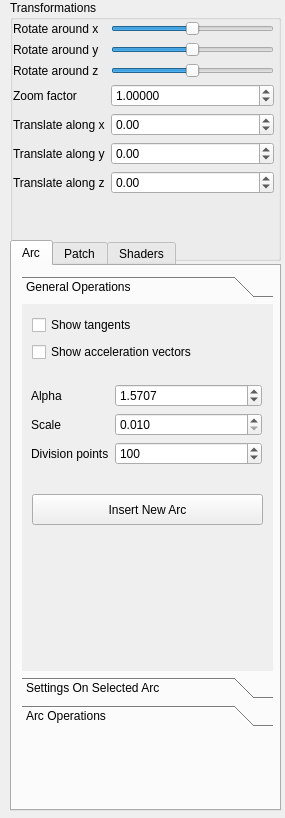
<?xml version="1.0" encoding="UTF-8"?>
<ui version="4.0">
 <class>SideWidget</class>
 <widget class="QWidget" name="SideWidget">
  <property name="geometry">
   <rect>
    <x>0</x>
    <y>0</y>
    <width>285</width>
    <height>818</height>
   </rect>
  </property>
  <property name="sizePolicy">
   <sizepolicy hsizetype="Fixed" vsizetype="Preferred">
    <horstretch>0</horstretch>
    <verstretch>0</verstretch>
   </sizepolicy>
  </property>
  <property name="minimumSize">
   <size>
    <width>269</width>
    <height>0</height>
   </size>
  </property>
  <property name="windowTitle">
   <string>Form</string>
  </property>
  <widget class="QGroupBox" name="groupBox">
   <property name="geometry">
    <rect>
     <x>10</x>
     <y>0</y>
     <width>271</width>
     <height>261</height>
    </rect>
   </property>
   <property name="title">
    <string>Transformations</string>
   </property>
   <widget class="QWidget" name="layoutWidget">
    <property name="geometry">
     <rect>
      <x>3</x>
      <y>21</y>
      <width>261</width>
      <height>198</height>
     </rect>
    </property>
    <layout class="QFormLayout" name="formLayout">
     <item row="0" column="0">
      <widget class="QLabel" name="label">
       <property name="text">
        <string>Rotate around x</string>
       </property>
       <property name="buddy">
        <cstring>rotate_x_slider</cstring>
       </property>
      </widget>
     </item>
     <item row="0" column="1">
      <widget class="QSlider" name="rotate_x_slider">
       <property name="minimum">
        <number>-180</number>
       </property>
       <property name="maximum">
        <number>180</number>
       </property>
       <property name="orientation">
        <enum>Qt::Horizontal</enum>
       </property>
      </widget>
     </item>
     <item row="1" column="0">
      <widget class="QLabel" name="label_2">
       <property name="text">
        <string>Rotate around y</string>
       </property>
       <property name="buddy">
        <cstring>rotate_y_slider</cstring>
       </property>
      </widget>
     </item>
     <item row="1" column="1">
      <widget class="QSlider" name="rotate_y_slider">
       <property name="minimum">
        <number>-180</number>
       </property>
       <property name="maximum">
        <number>180</number>
       </property>
       <property name="orientation">
        <enum>Qt::Horizontal</enum>
       </property>
      </widget>
     </item>
     <item row="2" column="0">
      <widget class="QLabel" name="label_3">
       <property name="text">
        <string>Rotate around z</string>
       </property>
       <property name="buddy">
        <cstring>rotate_z_slider</cstring>
       </property>
      </widget>
     </item>
     <item row="2" column="1">
      <widget class="QSlider" name="rotate_z_slider">
       <property name="minimum">
        <number>-180</number>
       </property>
       <property name="maximum">
        <number>180</number>
       </property>
       <property name="orientation">
        <enum>Qt::Horizontal</enum>
       </property>
      </widget>
     </item>
     <item row="3" column="0">
      <widget class="QLabel" name="label_4">
       <property name="text">
        <string>Zoom factor</string>
       </property>
       <property name="buddy">
        <cstring>zoom_factor_spin_box</cstring>
       </property>
      </widget>
     </item>
     <item row="3" column="1">
      <widget class="QDoubleSpinBox" name="zoom_factor_spin_box">
       <property name="toolTip">
        <string/>
       </property>
       <property name="decimals">
        <number>5</number>
       </property>
       <property name="minimum">
        <double>0.000100000000000</double>
       </property>
       <property name="maximum">
        <double>10000.000000000000000</double>
       </property>
       <property name="singleStep">
        <double>0.100000000000000</double>
       </property>
       <property name="value">
        <double>1.000000000000000</double>
       </property>
      </widget>
     </item>
     <item row="4" column="0">
      <widget class="QLabel" name="label_5">
       <property name="text">
        <string>Translate along x</string>
       </property>
       <property name="buddy">
        <cstring>trans_x_spin_box</cstring>
       </property>
      </widget>
     </item>
     <item row="4" column="1">
      <widget class="QDoubleSpinBox" name="trans_x_spin_box">
       <property name="minimum">
        <double>-100.000000000000000</double>
       </property>
       <property name="maximum">
        <double>100.000000000000000</double>
       </property>
       <property name="singleStep">
        <double>0.100000000000000</double>
       </property>
      </widget>
     </item>
     <item row="5" column="0">
      <widget class="QLabel" name="label_6">
       <property name="text">
        <string>Translate along y</string>
       </property>
       <property name="buddy">
        <cstring>trans_y_spin_box</cstring>
       </property>
      </widget>
     </item>
     <item row="5" column="1">
      <widget class="QDoubleSpinBox" name="trans_y_spin_box">
       <property name="minimum">
        <double>-100.000000000000000</double>
       </property>
       <property name="maximum">
        <double>100.000000000000000</double>
       </property>
       <property name="singleStep">
        <double>0.100000000000000</double>
       </property>
      </widget>
     </item>
     <item row="6" column="0">
      <widget class="QLabel" name="label_7">
       <property name="text">
        <string>Translate along z</string>
       </property>
       <property name="buddy">
        <cstring>trans_z_spin_box</cstring>
       </property>
      </widget>
     </item>
     <item row="6" column="1">
      <widget class="QDoubleSpinBox" name="trans_z_spin_box">
       <property name="minimum">
        <double>-100.000000000000000</double>
       </property>
       <property name="maximum">
        <double>100.000000000000000</double>
       </property>
       <property name="singleStep">
        <double>0.100000000000000</double>
       </property>
      </widget>
     </item>
    </layout>
   </widget>
  </widget>
  <widget class="QTabWidget" name="tab_widget">
   <property name="geometry">
    <rect>
     <x>10</x>
     <y>240</y>
     <width>271</width>
     <height>571</height>
    </rect>
   </property>
   <property name="currentIndex">
    <number>0</number>
   </property>
   <widget class="QWidget" name="tab_3">
    <attribute name="title">
     <string>Arc</string>
    </attribute>
    <widget class="QToolBox" name="toolBox">
     <property name="geometry">
      <rect>
       <x>10</x>
       <y>10</y>
       <width>251</width>
       <height>451</height>
      </rect>
     </property>
     <property name="currentIndex">
      <number>0</number>
     </property>
     <widget class="QWidget" name="page_3">
      <property name="geometry">
       <rect>
        <x>0</x>
        <y>0</y>
        <width>251</width>
        <height>358</height>
       </rect>
      </property>
      <attribute name="label">
       <string>General Operations</string>
      </attribute>
      <widget class="QWidget" name="gridLayoutWidget">
       <property name="geometry">
        <rect>
         <x>10</x>
         <y>10</y>
         <width>231</width>
         <height>51</height>
        </rect>
       </property>
       <layout class="QGridLayout" name="gridLayout">
        <item row="0" column="0">
         <widget class="QCheckBox" name="show_arc_tangents_checkbox">
          <property name="text">
           <string>Show tangents</string>
          </property>
         </widget>
        </item>
        <item row="1" column="0">
         <widget class="QCheckBox" name="show_arc_acc_vectors_checkbox">
          <property name="text">
           <string>Show acceleration vectors</string>
          </property>
         </widget>
        </item>
       </layout>
      </widget>
      <widget class="QWidget" name="formLayoutWidget_5">
       <property name="geometry">
        <rect>
         <x>9</x>
         <y>80</y>
         <width>231</width>
         <height>101</height>
        </rect>
       </property>
       <layout class="QFormLayout" name="formLayout_6">
        <item row="0" column="0">
         <widget class="QLabel" name="label_20">
          <property name="text">
           <string>Alpha</string>
          </property>
         </widget>
        </item>
        <item row="0" column="1">
         <widget class="QDoubleSpinBox" name="arc_alpha_spinbox">
          <property name="decimals">
           <number>4</number>
          </property>
          <property name="minimum">
           <double>0.000100000000000</double>
          </property>
          <property name="maximum">
           <double>3.141500000000000</double>
          </property>
          <property name="singleStep">
           <double>0.010000000000000</double>
          </property>
          <property name="value">
           <double>1.570700000000000</double>
          </property>
         </widget>
        </item>
        <item row="1" column="0">
         <widget class="QLabel" name="label_25">
          <property name="text">
           <string>Scale</string>
          </property>
         </widget>
        </item>
        <item row="1" column="1">
         <widget class="QDoubleSpinBox" name="arc_scale_spinbox">
          <property name="decimals">
           <number>3</number>
          </property>
          <property name="minimum">
           <double>0.010000000000000</double>
          </property>
          <property name="maximum">
           <double>100.000000000000000</double>
          </property>
          <property name="singleStep">
           <double>0.010000000000000</double>
          </property>
         </widget>
        </item>
        <item row="2" column="0">
         <widget class="QLabel" name="label_26">
          <property name="text">
           <string>Division points</string>
          </property>
         </widget>
        </item>
        <item row="2" column="1">
         <widget class="QSpinBox" name="arc_div_point_spinbox">
          <property name="minimum">
           <number>10</number>
          </property>
          <property name="maximum">
           <number>200</number>
          </property>
          <property name="value">
           <number>100</number>
          </property>
         </widget>
        </item>
       </layout>
      </widget>
      <widget class="QToolButton" name="insert_arc_button">
       <property name="geometry">
        <rect>
         <x>10</x>
         <y>190</y>
         <width>231</width>
         <height>31</height>
        </rect>
       </property>
       <property name="text">
        <string>Insert New Arc</string>
       </property>
      </widget>
     </widget>
     <widget class="QWidget" name="page_4">
      <property name="geometry">
       <rect>
        <x>0</x>
        <y>0</y>
        <width>251</width>
        <height>358</height>
       </rect>
      </property>
      <attribute name="label">
       <string>Settings On Selected Arc</string>
      </attribute>
      <widget class="QWidget" name="formLayoutWidget_4">
       <property name="geometry">
        <rect>
         <x>10</x>
         <y>7</y>
         <width>231</width>
         <height>261</height>
        </rect>
       </property>
       <layout class="QFormLayout" name="formLayout_5">
        <item row="1" column="0">
         <widget class="QLabel" name="label_27">
          <property name="text">
           <string>Control point</string>
          </property>
         </widget>
        </item>
        <item row="1" column="1">
         <widget class="QSpinBox" name="arc_cp_spinbox">
          <property name="minimum">
           <number>0</number>
          </property>
          <property name="maximum">
           <number>3</number>
          </property>
          <property name="value">
           <number>0</number>
          </property>
         </widget>
        </item>
        <item row="2" column="0">
         <widget class="QLabel" name="label_28">
          <property name="text">
           <string>X</string>
          </property>
         </widget>
        </item>
        <item row="2" column="1">
         <widget class="QDoubleSpinBox" name="arc_cp_translate_x_spinbox">
          <property name="minimum">
           <double>-99.989999999999995</double>
          </property>
          <property name="singleStep">
           <double>0.100000000000000</double>
          </property>
         </widget>
        </item>
        <item row="3" column="0">
         <widget class="QLabel" name="label_29">
          <property name="text">
           <string>Y</string>
          </property>
         </widget>
        </item>
        <item row="4" column="0">
         <widget class="QLabel" name="label_30">
          <property name="text">
           <string>Z</string>
          </property>
         </widget>
        </item>
        <item row="3" column="1">
         <widget class="QDoubleSpinBox" name="arc_cp_translate_y_spinbox">
          <property name="minimum">
           <double>-99.989999999999995</double>
          </property>
          <property name="singleStep">
           <double>0.100000000000000</double>
          </property>
         </widget>
        </item>
        <item row="4" column="1">
         <widget class="QDoubleSpinBox" name="arc_cp_translate_z_spinbox">
          <property name="minimum">
           <double>-99.989999999999995</double>
          </property>
          <property name="singleStep">
           <double>0.100000000000000</double>
          </property>
         </widget>
        </item>
        <item row="0" column="0">
         <widget class="QLabel" name="label_31">
          <property name="text">
           <string>Selected Arc</string>
          </property>
         </widget>
        </item>
        <item row="0" column="1">
         <widget class="QSpinBox" name="selected_foat_arc_spinBox">
          <property name="minimum">
           <number>0</number>
          </property>
          <property name="maximum">
           <number>100</number>
          </property>
          <property name="value">
           <number>0</number>
          </property>
         </widget>
        </item>
        <item row="5" column="1">
         <widget class="QDoubleSpinBox" name="translate_arc_along_x_spinbox">
          <property name="minimum">
           <double>-100.000000000000000</double>
          </property>
          <property name="maximum">
           <double>100.000000000000000</double>
          </property>
          <property name="singleStep">
           <double>0.100000000000000</double>
          </property>
         </widget>
        </item>
        <item row="6" column="1">
         <widget class="QDoubleSpinBox" name="translate_arc_along_y_spinbox">
          <property name="minimum">
           <double>-100.000000000000000</double>
          </property>
          <property name="maximum">
           <double>100.000000000000000</double>
          </property>
          <property name="singleStep">
           <double>0.100000000000000</double>
          </property>
          <property name="stepType">
           <enum>QAbstractSpinBox::DefaultStepType</enum>
          </property>
         </widget>
        </item>
        <item row="7" column="1">
         <widget class="QDoubleSpinBox" name="translate_arc_along_z_spinbox">
          <property name="minimum">
           <double>-100.000000000000000</double>
          </property>
          <property name="maximum">
           <double>100.000000000000000</double>
          </property>
          <property name="singleStep">
           <double>0.100000000000000</double>
          </property>
          <property name="value">
           <double>0.000000000000000</double>
          </property>
         </widget>
        </item>
        <item row="5" column="0">
         <widget class="QLabel" name="label_32">
          <property name="text">
           <string>Translate along x</string>
          </property>
         </widget>
        </item>
        <item row="6" column="0">
         <widget class="QLabel" name="label_33">
          <property name="text">
           <string>Translate along y</string>
          </property>
         </widget>
        </item>
        <item row="7" column="0">
         <widget class="QLabel" name="label_34">
          <property name="text">
           <string>Translate along z</string>
          </property>
         </widget>
        </item>
       </layout>
      </widget>
      <widget class="QToolButton" name="delete_selected_arc_button">
       <property name="geometry">
        <rect>
         <x>10</x>
         <y>280</y>
         <width>231</width>
         <height>31</height>
        </rect>
       </property>
       <property name="text">
        <string>Delete Selected Arc</string>
       </property>
      </widget>
     </widget>
     <widget class="QWidget" name="page_6">
      <property name="geometry">
       <rect>
        <x>0</x>
        <y>0</y>
        <width>251</width>
        <height>358</height>
       </rect>
      </property>
      <attribute name="label">
       <string>Arc Operations</string>
      </attribute>
      <widget class="QToolButton" name="continue_selected_arc_button">
       <property name="geometry">
        <rect>
         <x>10</x>
         <y>10</y>
         <width>231</width>
         <height>31</height>
        </rect>
       </property>
       <property name="minimumSize">
        <size>
         <width>57</width>
         <height>0</height>
        </size>
       </property>
       <property name="text">
        <string>Continue</string>
       </property>
      </widget>
      <widget class="QToolButton" name="join_selected_arcs_button">
       <property name="geometry">
        <rect>
         <x>10</x>
         <y>50</y>
         <width>231</width>
         <height>31</height>
        </rect>
       </property>
       <property name="text">
        <string>Join</string>
       </property>
       <property name="popupMode">
        <enum>QToolButton::DelayedPopup</enum>
       </property>
      </widget>
      <widget class="QToolButton" name="merge_selected_arcs_button">
       <property name="geometry">
        <rect>
         <x>10</x>
         <y>90</y>
         <width>231</width>
         <height>31</height>
        </rect>
       </property>
       <property name="text">
        <string>Merge</string>
       </property>
      </widget>
     </widget>
    </widget>
   </widget>
   <widget class="QWidget" name="tab_2">
    <attribute name="title">
     <string>Patch</string>
    </attribute>
    <widget class="QToolBox" name="tool_box">
     <property name="geometry">
      <rect>
       <x>10</x>
       <y>10</y>
       <width>251</width>
       <height>521</height>
      </rect>
     </property>
     <property name="currentIndex">
      <number>2</number>
     </property>
     <widget class="QWidget" name="page">
      <property name="geometry">
       <rect>
        <x>0</x>
        <y>0</y>
        <width>251</width>
        <height>397</height>
       </rect>
      </property>
      <attribute name="label">
       <string>General Operations</string>
      </attribute>
      <widget class="QWidget" name="formLayoutWidget_6">
       <property name="geometry">
        <rect>
         <x>10</x>
         <y>90</y>
         <width>231</width>
         <height>91</height>
        </rect>
       </property>
       <layout class="QFormLayout" name="formLayout_7">
        <item row="0" column="0">
         <widget class="QLabel" name="label_12">
          <property name="text">
           <string>Alpha U</string>
          </property>
         </widget>
        </item>
        <item row="0" column="1">
         <widget class="QDoubleSpinBox" name="cp_alpha_u_spin_box">
          <property name="decimals">
           <number>4</number>
          </property>
          <property name="maximum">
           <double>3.141500000000000</double>
          </property>
          <property name="singleStep">
           <double>0.010000000000000</double>
          </property>
          <property name="value">
           <double>1.570700000000000</double>
          </property>
         </widget>
        </item>
        <item row="1" column="0">
         <widget class="QLabel" name="label_17">
          <property name="text">
           <string>Alpha V</string>
          </property>
         </widget>
        </item>
        <item row="1" column="1">
         <widget class="QDoubleSpinBox" name="cp_alpha_v_spin_box">
          <property name="decimals">
           <number>4</number>
          </property>
          <property name="maximum">
           <double>3.141500000000000</double>
          </property>
          <property name="singleStep">
           <double>0.010000000000000</double>
          </property>
          <property name="value">
           <double>1.570700000000000</double>
          </property>
         </widget>
        </item>
        <item row="2" column="0">
         <widget class="QLabel" name="label_19">
          <property name="text">
           <string>Scale</string>
          </property>
         </widget>
        </item>
        <item row="2" column="1">
         <widget class="QDoubleSpinBox" name="uv_scale_spin_box">
          <property name="singleStep">
           <double>0.100000000000000</double>
          </property>
          <property name="value">
           <double>1.000000000000000</double>
          </property>
         </widget>
        </item>
       </layout>
      </widget>
      <widget class="QWidget" name="verticalLayoutWidget">
       <property name="geometry">
        <rect>
         <x>10</x>
         <y>0</y>
         <width>234</width>
         <height>80</height>
        </rect>
       </property>
       <layout class="QVBoxLayout" name="verticalLayout">
        <item>
         <widget class="QCheckBox" name="uv_normal_vectors_check_box">
          <property name="text">
           <string>Visibility of normal vectors</string>
          </property>
         </widget>
        </item>
        <item>
         <widget class="QCheckBox" name="uv_first_deriv_check_box">
          <property name="text">
           <string>Visibilty of first order derivatives</string>
          </property>
         </widget>
        </item>
        <item>
         <widget class="QCheckBox" name="uv_second_deriv_check_box">
          <property name="text">
           <string>Visibility of second order derivatives</string>
          </property>
         </widget>
        </item>
       </layout>
      </widget>
      <widget class="QToolButton" name="insert_patch_button">
       <property name="geometry">
        <rect>
         <x>10</x>
         <y>200</y>
         <width>231</width>
         <height>31</height>
        </rect>
       </property>
       <property name="text">
        <string>Insert New Patch</string>
       </property>
      </widget>
      <widget class="QToolButton" name="save_button">
       <property name="geometry">
        <rect>
         <x>10</x>
         <y>240</y>
         <width>231</width>
         <height>31</height>
        </rect>
       </property>
       <property name="text">
        <string>Save Patch</string>
       </property>
      </widget>
      <widget class="QToolButton" name="load_button">
       <property name="geometry">
        <rect>
         <x>10</x>
         <y>280</y>
         <width>231</width>
         <height>31</height>
        </rect>
       </property>
       <property name="text">
        <string>Load Patch</string>
       </property>
      </widget>
     </widget>
     <widget class="QWidget" name="page_5">
      <property name="geometry">
       <rect>
        <x>0</x>
        <y>0</y>
        <width>251</width>
        <height>397</height>
       </rect>
      </property>
      <attribute name="label">
       <string>U-V isoparametric stuff</string>
      </attribute>
      <widget class="QWidget" name="formLayoutWidget_7">
       <property name="geometry">
        <rect>
         <x>10</x>
         <y>10</y>
         <width>231</width>
         <height>112</height>
        </rect>
       </property>
       <layout class="QFormLayout" name="formLayout_8">
        <item row="0" column="0">
         <widget class="QLabel" name="label_22">
          <property name="text">
           <string>U div point count</string>
          </property>
         </widget>
        </item>
        <item row="1" column="0">
         <widget class="QLabel" name="label_24">
          <property name="text">
           <string>V div point count</string>
          </property>
         </widget>
        </item>
        <item row="2" column="0">
         <widget class="QLabel" name="label_21">
          <property name="text">
           <string>U iso line count </string>
          </property>
         </widget>
        </item>
        <item row="3" column="0">
         <widget class="QLabel" name="label_23">
          <property name="text">
           <string>V iso line count</string>
          </property>
         </widget>
        </item>
        <item row="0" column="1">
         <widget class="QSpinBox" name="u_div_point_count_spin_box">
          <property name="minimum">
           <number>10</number>
          </property>
          <property name="maximum">
           <number>200</number>
          </property>
          <property name="value">
           <number>100</number>
          </property>
         </widget>
        </item>
        <item row="1" column="1">
         <widget class="QSpinBox" name="v_div_point_count_spin_box">
          <property name="minimum">
           <number>10</number>
          </property>
          <property name="maximum">
           <number>200</number>
          </property>
          <property name="value">
           <number>100</number>
          </property>
         </widget>
        </item>
        <item row="2" column="1">
         <widget class="QSpinBox" name="u_iso_line_count_spin_box">
          <property name="minimum">
           <number>2</number>
          </property>
          <property name="maximum">
           <number>10</number>
          </property>
          <property name="value">
           <number>5</number>
          </property>
         </widget>
        </item>
        <item row="3" column="1">
         <widget class="QSpinBox" name="v_iso_line_count_spin_box">
          <property name="minimum">
           <number>2</number>
          </property>
          <property name="maximum">
           <number>10</number>
          </property>
          <property name="value">
           <number>5</number>
          </property>
         </widget>
        </item>
       </layout>
      </widget>
     </widget>
     <widget class="QWidget" name="page_2">
      <property name="geometry">
       <rect>
        <x>0</x>
        <y>0</y>
        <width>251</width>
        <height>397</height>
       </rect>
      </property>
      <attribute name="label">
       <string>Settings On Selected Patch</string>
      </attribute>
      <widget class="QWidget" name="formLayoutWidget_3">
       <property name="geometry">
        <rect>
         <x>10</x>
         <y>78</y>
         <width>231</width>
         <height>271</height>
        </rect>
       </property>
       <layout class="QFormLayout" name="formLayout_4">
        <item row="0" column="0">
         <widget class="QLabel" name="label_14">
          <property name="text">
           <string>X</string>
          </property>
         </widget>
        </item>
        <item row="0" column="1">
         <widget class="QDoubleSpinBox" name="cp_x_value_spin_box">
          <property name="minimum">
           <double>-99.989999999999995</double>
          </property>
          <property name="singleStep">
           <double>0.100000000000000</double>
          </property>
         </widget>
        </item>
        <item row="1" column="0">
         <widget class="QLabel" name="label_15">
          <property name="text">
           <string>Y</string>
          </property>
         </widget>
        </item>
        <item row="1" column="1">
         <widget class="QDoubleSpinBox" name="cp_y_value_spin_box">
          <property name="minimum">
           <double>-99.989999999999995</double>
          </property>
          <property name="singleStep">
           <double>0.100000000000000</double>
          </property>
         </widget>
        </item>
        <item row="2" column="0">
         <widget class="QLabel" name="label_13">
          <property name="text">
           <string>Z</string>
          </property>
         </widget>
        </item>
        <item row="2" column="1">
         <widget class="QDoubleSpinBox" name="cp_z_value_spin_box">
          <property name="minimum">
           <double>-99.989999999999995</double>
          </property>
          <property name="singleStep">
           <double>0.100000000000000</double>
          </property>
         </widget>
        </item>
        <item row="3" column="0">
         <widget class="QLabel" name="label_35">
          <property name="text">
           <string>Translate along x</string>
          </property>
         </widget>
        </item>
        <item row="3" column="1">
         <widget class="QDoubleSpinBox" name="translate_patch_along_x_spinbox">
          <property name="minimum">
           <double>-100.000000000000000</double>
          </property>
          <property name="maximum">
           <double>100.000000000000000</double>
          </property>
          <property name="singleStep">
           <double>0.100000000000000</double>
          </property>
          <property name="value">
           <double>0.000000000000000</double>
          </property>
         </widget>
        </item>
        <item row="4" column="0">
         <widget class="QLabel" name="label_36">
          <property name="text">
           <string>Translate along y</string>
          </property>
         </widget>
        </item>
        <item row="4" column="1">
         <widget class="QDoubleSpinBox" name="translate_patch_along_y_spinbox">
          <property name="minimum">
           <double>-100.000000000000000</double>
          </property>
          <property name="maximum">
           <double>100.000000000000000</double>
          </property>
          <property name="singleStep">
           <double>0.100000000000000</double>
          </property>
         </widget>
        </item>
        <item row="5" column="0">
         <widget class="QLabel" name="label_37">
          <property name="text">
           <string>Translate along z</string>
          </property>
         </widget>
        </item>
        <item row="5" column="1">
         <widget class="QDoubleSpinBox" name="translate_patch_along_z_spinbox">
          <property name="minimum">
           <double>-100.000000000000000</double>
          </property>
          <property name="maximum">
           <double>100.000000000000000</double>
          </property>
          <property name="singleStep">
           <double>0.100000000000000</double>
          </property>
         </widget>
        </item>
        <item row="7" column="0">
         <widget class="QLabel" name="label_38">
          <property name="text">
           <string>Texture nr</string>
          </property>
         </widget>
        </item>
        <item row="7" column="1">
         <widget class="QSpinBox" name="texture_nr_spin_box">
          <property name="maximum">
           <number>10</number>
          </property>
         </widget>
        </item>
        <item row="6" column="0">
         <widget class="QLabel" name="label_39">
          <property name="text">
           <string>Material nr</string>
          </property>
         </widget>
        </item>
        <item row="6" column="1">
         <widget class="QSpinBox" name="material_nr_spin_box">
          <property name="maximum">
           <number>5</number>
          </property>
         </widget>
        </item>
        <item row="8" column="0">
         <widget class="QCheckBox" name="texture_show_check_box">
          <property name="text">
           <string>Show texture</string>
          </property>
         </widget>
        </item>
       </layout>
      </widget>
      <widget class="QWidget" name="formLayoutWidget_2">
       <property name="geometry">
        <rect>
         <x>10</x>
         <y>40</y>
         <width>101</width>
         <height>31</height>
        </rect>
       </property>
       <layout class="QFormLayout" name="formLayout_3">
        <item row="0" column="1">
         <widget class="QSpinBox" name="cp_row_spin_box">
          <property name="maximum">
           <number>3</number>
          </property>
         </widget>
        </item>
        <item row="0" column="0">
         <widget class="QLabel" name="label_16">
          <property name="text">
           <string>Row</string>
          </property>
         </widget>
        </item>
       </layout>
      </widget>
      <widget class="QWidget" name="formLayoutWidget_8">
       <property name="geometry">
        <rect>
         <x>130</x>
         <y>40</y>
         <width>111</width>
         <height>31</height>
        </rect>
       </property>
       <layout class="QFormLayout" name="formLayout_9">
        <item row="0" column="1">
         <widget class="QSpinBox" name="cp_column_spin_box">
          <property name="maximum">
           <number>3</number>
          </property>
         </widget>
        </item>
        <item row="0" column="0">
         <widget class="QLabel" name="label_18">
          <property name="text">
           <string>Column</string>
          </property>
         </widget>
        </item>
       </layout>
      </widget>
      <widget class="QToolButton" name="delete_selected_patch_button">
       <property name="geometry">
        <rect>
         <x>10</x>
         <y>360</y>
         <width>231</width>
         <height>31</height>
        </rect>
       </property>
       <property name="text">
        <string>Delete Selected Patch</string>
       </property>
      </widget>
      <widget class="QWidget" name="formLayoutWidget_9">
       <property name="geometry">
        <rect>
         <x>10</x>
         <y>10</y>
         <width>231</width>
         <height>25</height>
        </rect>
       </property>
       <layout class="QFormLayout" name="formLayout_10">
        <item row="0" column="0">
         <widget class="QLabel" name="selectedPatchLabel">
          <property name="text">
           <string>Selected Patch</string>
          </property>
         </widget>
        </item>
        <item row="0" column="1">
         <widget class="QSpinBox" name="cp_selected_patch_spin_box">
          <property name="maximum">
           <number>100</number>
          </property>
         </widget>
        </item>
       </layout>
      </widget>
     </widget>
     <widget class="QWidget" name="page_7">
      <property name="geometry">
       <rect>
        <x>0</x>
        <y>0</y>
        <width>251</width>
        <height>397</height>
       </rect>
      </property>
      <attribute name="label">
       <string>Patch Operations</string>
      </attribute>
      <widget class="QWidget" name="verticalLayoutWidget_3">
       <property name="geometry">
        <rect>
         <x>10</x>
         <y>0</y>
         <width>231</width>
         <height>121</height>
        </rect>
       </property>
       <layout class="QVBoxLayout" name="verticalLayout_3">
        <item>
         <widget class="QPushButton" name="continue_patch_button">
          <property name="text">
           <string>Continue</string>
          </property>
         </widget>
        </item>
        <item>
         <widget class="QPushButton" name="join_patch_button">
          <property name="text">
           <string>Join</string>
          </property>
         </widget>
        </item>
        <item>
         <widget class="QPushButton" name="merge_patch_button">
          <property name="text">
           <string>Merge</string>
          </property>
         </widget>
        </item>
       </layout>
      </widget>
     </widget>
    </widget>
   </widget>
   <widget class="QWidget" name="tab">
    <attribute name="title">
     <string>Shaders</string>
    </attribute>
    <widget class="QWidget" name="formLayoutWidget">
     <property name="geometry">
      <rect>
       <x>10</x>
       <y>10</y>
       <width>251</width>
       <height>171</height>
      </rect>
     </property>
     <layout class="QFormLayout" name="formLayout_2">
      <item row="0" column="1">
       <widget class="QComboBox" name="shader_name_combo_box">
        <item>
         <property name="text">
          <string>Directional light</string>
         </property>
        </item>
        <item>
         <property name="text">
          <string>Two sided lighting</string>
         </property>
        </item>
        <item>
         <property name="text">
          <string>Toon</string>
         </property>
        </item>
        <item>
         <property name="text">
          <string>Reflection lines</string>
         </property>
        </item>
       </widget>
      </item>
      <item row="1" column="0">
       <widget class="QLabel" name="label_11">
        <property name="text">
         <string>Scale</string>
        </property>
       </widget>
      </item>
      <item row="1" column="1">
       <widget class="QDoubleSpinBox" name="shader_scale_spin_box">
        <property name="singleStep">
         <double>0.100000000000000</double>
        </property>
        <property name="value">
         <double>1.000000000000000</double>
        </property>
       </widget>
      </item>
      <item row="2" column="0">
       <widget class="QLabel" name="label_10">
        <property name="text">
         <string>Smooth</string>
        </property>
       </widget>
      </item>
      <item row="2" column="1">
       <widget class="QDoubleSpinBox" name="shader_smooth_spin_box">
        <property name="singleStep">
         <double>0.100000000000000</double>
        </property>
        <property name="value">
         <double>1.000000000000000</double>
        </property>
       </widget>
      </item>
      <item row="3" column="0">
       <widget class="QLabel" name="label_9">
        <property name="text">
         <string>Shade</string>
        </property>
       </widget>
      </item>
      <item row="3" column="1">
       <widget class="QDoubleSpinBox" name="shader_shade_spin_box">
        <property name="singleStep">
         <double>0.100000000000000</double>
        </property>
        <property name="value">
         <double>1.000000000000000</double>
        </property>
       </widget>
      </item>
      <item row="0" column="0">
       <widget class="QLabel" name="label_8">
        <property name="text">
         <string>Shader</string>
        </property>
       </widget>
      </item>
     </layout>
    </widget>
   </widget>
  </widget>
 </widget>
 <resources/>
 <connections/>
</ui>
